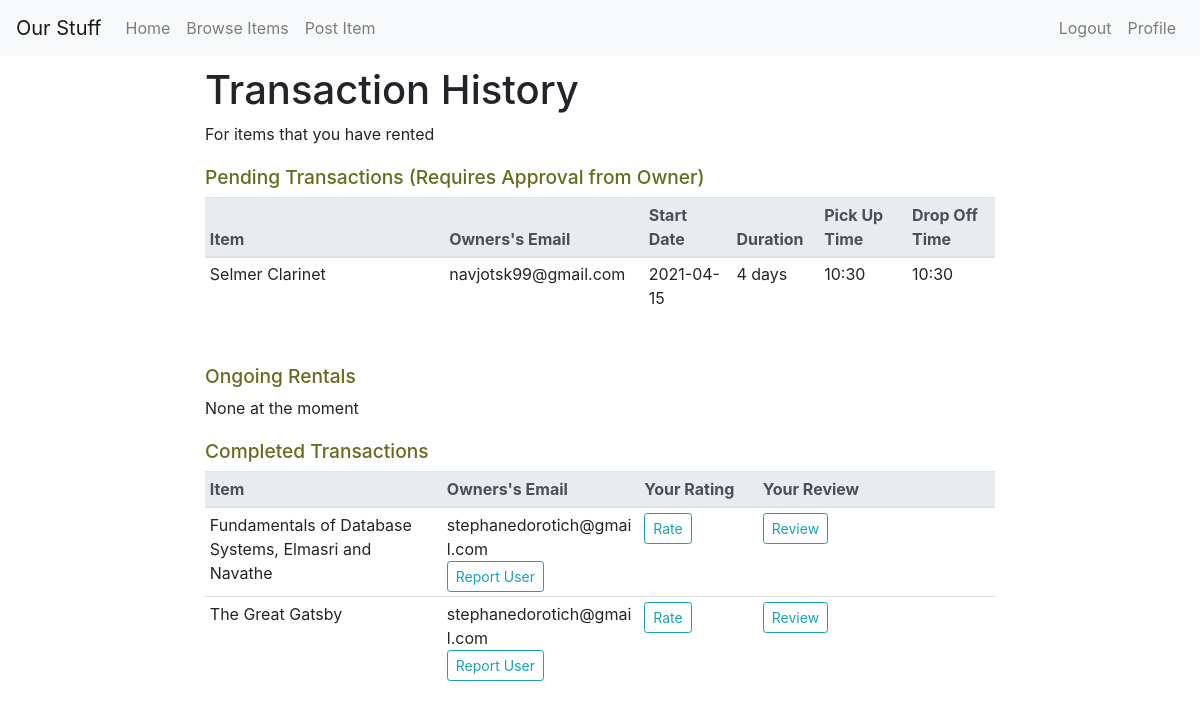
The app's page /profile/renter/transactions/all (signed in) with its own data.
### tables this page shows
CREATE TABLE RENTAL
(
    tID				INTEGER		PRIMARY KEY,
    Renter_email	TEXT		NOT NULL,
    Owner_email		TEXT		NOT NULL,
    Item_title		TEXT		NOT NULL,
    Start_date		TEXT		NOT NULL,
    Duration		INTEGER		NOT NULL,
    Pick_up_time	TEXT		NOT NULL,
    Drop_off_time	TEXT		NOT NULL,
    Type			TEXT		NOT NULL,
    Rating			INTEGER     DEFAULT NULL,
    Review			TEXT        DEFAULT NULL,
    CONSTRAINT
        RENTER_FK FOREIGN KEY (Renter_email) REFERENCES USER(Email)
            ON DELETE SET NULL       ON UPDATE CASCADE,
    CONSTRAINT
        OWNER_FK FOREIGN KEY (Owner_email) REFERENCES USER(Email)
            ON DELETE SET NULL      ON UPDATE CASCADE,
    CONSTRAINT
        ITM_FK FOREIGN KEY (Item_title, Owner_email) REFERENCES ITEM(Title, Owner_email)
            ON DELETE SET NULL      ON UPDATE CASCADE
);

### OurStuff.py (the view, shortened to what this page needs)
@app.route('/profile/renter/transactions/all', methods = ['GET', 'POST'])
@login_required
def renterTransactions():
    db = get_db()
    cur = db.cursor()
    pending = cur.execute('SELECT * FROM RENTAL WHERE Renter_email=? AND Type=?', (g.user['Email'],'pending',)).fetchall() # not approved by owner
    booked = cur.execute('SELECT * FROM RENTAL WHERE Renter_email=? AND Type=?', (g.user['Email'],'booked',)).fetchall() # ongoing rental
    days_remaining = determineDaysRemaining(booked) # determine the number of days remaining for each booked rental
    complete = cur.execute('SELECT * FROM RENTAL WHERE Renter_email=? AND Type=?', (g.user['Email'],'complete',)).fetchall() # completed rental (item returned and owner has marked it as complete)
    if request.method == 'GET':
        if pending and booked and complete:
            return render_template('renterTransactions.html', pending = pending, booked = booked, days_remaining = days_remaining, complete = complete, zip=zip)
        elif pending and booked:
            return render_template('renterTransactions.html', pending = pending, booked = booked, days_remaining = days_remaining, zip=zip)
        elif pending and complete:
            return render_template('renterTransactions.html', pending = pending, complete = complete)
        elif booked and complete:
            return render_template('renterTransactions.html', booked = booked, days_remaining = days_remaining, complete = complete, zip=zip)
        elif pending:
            return render_template('renterTransactions.html', pending = pending)
        elif booked:
            return render_template('renterTransactions.html', booked = booked, days_remaining = days_remaining, zip=zip)
        elif complete:
            return render_template('renterTransactions.html', complete = complete)
        else:
            return render_template('renterTransactions.html')

### OurStuff.py (called while the page is built, shortened)
def determineDaysRemaining(booked):
    days_remaining=[]
    return days_remaining

### admin.py (called while the page is built)
@bp.before_app_request
def load_logged_in_admin():
    admin = session.get('admin')
    if admin is None:
        g.admin = None
    else:
        g.admin = get_db().execute(
            'SELECT * FROM ADMIN WHERE Admin_ID = ?', (admin,)
        ).fetchone()

### auth.py (called while the page is built)
@bp.before_app_request
def load_logged_in_user():
    user_id = session.get('user_id')
    if user_id is None:
        g.user = None
    else:
        g.user = get_db().execute(
            'SELECT * FROM user WHERE email = ?', (user_id,)
        ).fetchone()

def login_required(view):
    @functools.wraps(view)
    def wrapped_view(**kwargs):
        if g.user is None:
            flash("Please login or sign up to continue", "primary")
            return redirect(url_for('auth.login'))
        return view(**kwargs)
    return wrapped_view

### db.py (called while the page is built)
def get_db():
    if 'db' not in g:
        g.db = sqlite3.connect(db_name)
        g.db.row_factory = sqlite3.Row
    return g.db

### templates/renterTransactions.html (shortened to what this page needs)
{% extends "base.html" %}
{% block content %}
        <div class="row">
            <div class="col">
            </div>
            <div class="col-8">
              <h1 class="transaction-heading">Transaction History</h1>
              <h8>For items that you have rented</h8>
              <h6>Pending Transactions (Requires Approval from Owner)</h6>
              {% if pending%}
                <table class="table table-sm transaction-table" width="100%">
                  <thead class="thead-light">
                    <tr>
                      <th scope="col" style="width:30%" >Item</th>
                      <th scope="col" style="width:25%">Owners's Email</th>
                      <th scope="col" style="width:11%">Start Date</th>
                      <th scope="col" style="width:11%">Duration</th>
                      <th scope="col" style="width:11%">Pick Up Time</th>
                      <th scope="col" style="width:11%">Drop Off Time</th>
                    </tr>
                  </thead>
                  <tbody>
                    {% for row in pending %}
                      <tr>
                        <td>{{row[3]}}</td>
                        <td>{{row[2]}}</td>
                        <td>{{row[4]}}</td>
                        <td>{{row[5]}} days</td>
                        <td>{{row[6]}}</td>
                        <td>{{row[7]}}</td>
                      </tr>
                    {% endfor %}
                  </tbody>
                </table>
              {% else %}
              <h8>None at the moment</h8>
              {% endif %}
              <h6>Ongoing Rentals</h6>
              {% if booked%}
                <table class="table table-sm transaction-table" width="100%">
                  <thead class="thead-light">
                    <tr>
                      <th scope="col" style="width:30%">Item</th>
                      <th scope="col" style="width:25%">Owners's Email</th>
                      <th scope="col" style="width:11%">Start Date</th>
                      <th scope="col" style="width:11%">Days Remaining</th>
                      <th scope="col" style="width:11%">Pick Up Time</th>
                      <th scope="col" style="width:11%">Drop Off Time</th>
                    </tr>
                  </thead>
                  <tbody>
                    {% for (row, i) in zip(booked,days_remaining) %}
                      <tr>
                        <td>{{row[3]}}</td>
                        <td>{{row[2]}}</td>
                        <td>{{row[4]}}</td>
                        <td>{{i}}</td>
                        <td>{{row[6]}}</td>
                        <td>{{row[7]}}</td>
                      </tr>
                    {% endfor %}
                  </tbody>
                </table>
              {% else %}
              <h8>None at the moment</h8>
              {% endif %}
              <h6>Completed Transactions</h6>
              {% if complete%}
                <table class="table table-sm transaction-table" width="100%">
                  <thead class="thead-light">
                    <tr>
                      <th scope="col" style="width:30%" >Item</th>
                      <th scope="col" style="width:25%">Owners's Email</th>
                      <th scope="col" style="width:15%">Your Rating</th>
                      <th scope="col" style="width:30%">Your Review</th>
                    </tr>
                  </thead>
                  <tbody>
                    {% for row in complete %}
                      <tr>
                        <td>{{row[3]}}</td>
                        <td>
                          <span>{{row[2]}}</span> <br>
                          <span><a type="submit" class="btn btn-outline-info btn-sm float-left" href="/profile/renter/report/{{row[2]}}">Report User</a></span>
                        </td>
                        {% if row[9] != None%}
                          <td id="rating">{{row[9]}}</td>
                        {% else %}
                          <td>
                            <button type="button" class="btn btn-outline-info btn-sm" data-toggle="modal" data-target="#rateModal">Rate</button>
                          </td>
                        {% endif %}
                        {% if row[10] != None%}
                          <td>{{row[10]}}</td>
                        {% else %}
                          <td>
                            <button type="button" class="btn btn-outline-info btn-sm" data-toggle="modal" data-target="#reviewModal">Review</button>
                          </td>
                        {% endif %}
                      </tr>
                    {% endfor %}
                  </tbody>
                </table>
              {% else %}
              <h8>None at the moment</h8>
              {% endif %}
            </div>
            <div class="col">
            </div>
        </div>
{% endblock content%}

### static/custom.css (style rules this page uses)
h1 { padding-top: 10px; padding-bottom: 20px; }
.transaction-heading { padding-top: 10px; padding-bottom: 0px; }
h6 { padding-top: 20px; color: #676b1d; font-size: 120% !important; }
.transaction-table { table-layout: fixed; overflow-wrap: break-word; word-wrap:break-word; margin-bottom: 30px; }

### records on screen
RENTAL: Item_title "Selmer Clarinet", Owner_email "navjotsk99@gmail.com", Start_date "2021-04-15", Duration "4", Pick_up_time "10:30", Drop_off_time "10:30"
RENTAL: Item_title "Fundamentals of Database Systems, Elmasri and Navathe", Owner_email "stephanedorotich@gmail.com"
RENTAL: Item_title "The Great Gatsby", Owner_email "stephanedorotich@gmail.com"
